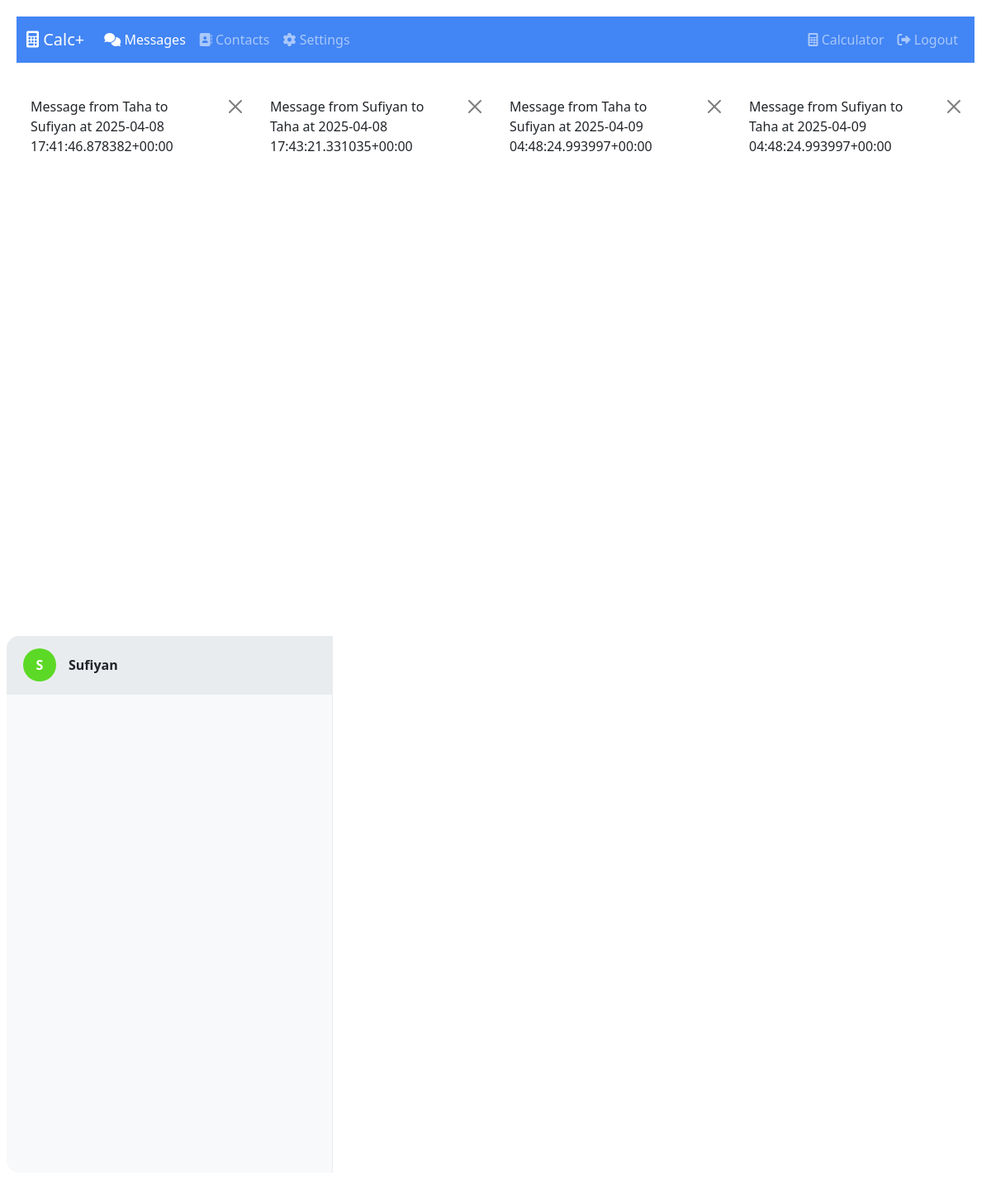
Screenshot of /messages/?contact=2 (signed in) with the database file from the repository.
### core/models.py (models this page shows, shortened)
class Message(models.Model):
    sender = models.ForeignKey(User, on_delete=models.CASCADE, related_name='sent_messages')
    receiver = models.ForeignKey(User, on_delete=models.CASCADE, related_name='received_messages')
    content = models.TextField(help_text="Encrypted message content")
    sent_on = models.DateTimeField(default=timezone.now)
    is_read = models.BooleanField(default=False)
    session = models.ForeignKey(ConversationSession, on_delete=models.SET_NULL, null=True,
                              related_name='messages', help_text="The session used for encryption")
    message_number = models.PositiveIntegerField(default=0, help_text="Position in the session for key verification")
    ephemeral_key = models.TextField(blank=True, null=True,
                                  help_text="Ephemeral key used for this specific message (for perfect forward secrecy)")
    class Meta:
        ordering = ['-sent_on']
    def __str__(self):
        return f"Message from {self.sender.username} to {self.receiver.username} at {self.sent_on}"

class Contact(models.Model):
    owner = models.ForeignKey(User, on_delete=models.CASCADE, related_name='contacts')
    contact_user = models.ForeignKey(User, on_delete=models.CASCADE, related_name='contacted_by')
    added_on = models.DateTimeField(auto_now_add=True)
    security_code = models.CharField(max_length=64, blank=True, null=True,
                                   help_text="Security verification code like WhatsApp's security code")
    security_verified = models.BooleanField(default=False,
                                          help_text="Whether the security code has been verified by the user")
    class Meta:
        unique_together = ['owner', 'contact_user']

### core/views.py (the view)
# urls.py: path('messages/', views.messages_view, name='messages_view'),
@login_required
def messages_view(request):
    if not request.session.get('calculator_verified', False):
        return redirect('calculator_view')
    contacts = Contact.objects.filter(owner=request.user).select_related('contact_user')
    selected_contact_id = request.GET.get('contact')
    selected_contact = None
    selected_contact_obj = None  # The Contact object (not User) for security verification
    messages_list = []
    if selected_contact_id:
        try:
            selected_contact = User.objects.get(id=selected_contact_id)
            contact_obj = Contact.objects.filter(owner=request.user, contact_user=selected_contact).first()
            if not contact_obj:
                selected_contact = None
            else:
                selected_contact_obj = contact_obj
                messages_list = Message.objects.filter(
                    (Q(sender=request.user) & Q(receiver=selected_contact)) |
                    (Q(sender=selected_contact) & Q(receiver=request.user))
                ).order_by('sent_on')
                Message.objects.filter(
                    sender=selected_contact,
                    receiver=request.user,
                    is_read=False
                ).update(is_read=True)
        except User.DoesNotExist:
            pass
    return render(request, 'core/messages.html', {
        'contacts': contacts,
        'selected_contact': selected_contact,
        'selected_contact_obj': selected_contact_obj,  # Pass the Contact object for security verification
        'messages': messages_list,
        'form': MessageForm() if selected_contact else None
    })

### core/templates/core/messages.html (shortened to what this page needs)
{% extends 'core/base.html' %}
{% load static %}
{% block content %}
<div class="row messages-container">
    <div class="col-md-4 col-lg-3 p-0 contact-list">
        {% for contact in contacts %}
        <div class="contact-item {% if selected_contact and selected_contact.id == contact.contact_user.id %}active{% endif %}"
             data-contact-id="{{ contact.contact_user.id }}">
            <div class="contact-info">
                <div class="contact-avatar" style="background-color: hsl({{ contact.contact_user.id|add:100 }}, 70%, 50%)">
                    {{ contact.contact_user.username|slice:":1"|upper }}
                </div>
                <div class="contact-details">
                    <div class="contact-name">{{ contact.contact_user.username }}</div>
                </div>
            </div>
        </div>
        {% empty %}
        <div class="p-4 text-center">
            <p>No contacts yet.</p>
            <a href="{% url 'contacts_view' %}" class="btn btn-sm btn-primary">Add Contacts</a>
        </div>
        {% endfor %}
    </div>
</div>
{% endblock %}

### core/templates/core/base.html (shortened to what this page needs)
<!DOCTYPE html>
<html lang="en">
<head>
    <link href="https://cdn.jsdelivr.net/npm/bootstrap@5.2.3/dist/css/bootstrap.min.css" rel="stylesheet">
    <link href="https://cdnjs.cloudflare.com/ajax/libs/font-awesome/6.0.0/css/all.min.css" rel="stylesheet">
    {% load static %}
    <link rel="stylesheet" href="{% static 'core/css/styles.css' %}">
</head>
<body data-theme="{{ request.user.profile.theme|default:'light' }}">
    <div class="container-fluid app-container">
        {% block navbar %}
            {% if user.is_authenticated and request.session.calculator_verified %}
            <nav class="navbar navbar-expand-lg navbar-dark bg-primary mb-4">
                <div class="container-fluid">
                    <a class="navbar-brand" href="{% url 'messages_view' %}">
                        <i class="fas fa-calculator"></i> Calc+
                    </a>
                    <div class="collapse navbar-collapse" id="navbarNav">
                        <ul class="navbar-nav me-auto">
                            <li class="nav-item">
                                <a class="nav-link {% if request.resolver_match.url_name == 'messages_view' %}active{% endif %}"
                                   href="{% url 'messages_view' %}">
                                    <i class="fas fa-comments"></i> Messages
                                </a>
                            </li>
                            <li class="nav-item">
                                <a class="nav-link {% if request.resolver_match.url_name == 'contacts_view' %}active{% endif %}"
                                   href="{% url 'contacts_view' %}">
                                    <i class="fas fa-address-book"></i> Contacts
                                </a>
                            </li>
                            <li class="nav-item">
                                <a class="nav-link {% if request.resolver_match.url_name == 'settings_view' %}active{% endif %}"
                                   href="{% url 'settings_view' %}">
                                    <i class="fas fa-cog"></i> Settings
                                </a>
                            </li>
                        </ul>
                        <ul class="navbar-nav">
                            <li class="nav-item">
                                <a class="nav-link" href="{% url 'calculator_view' %}">
                                    <i class="fas fa-calculator"></i> Calculator
                                </a>
                            </li>
                            <li class="nav-item">
                                <a class="nav-link" href="{% url 'logout_view' %}">
                                    <i class="fas fa-sign-out-alt"></i> Logout
                                </a>
                            </li>
                        </ul>
                    </div>
                </div>
            </nav>
            {% endif %}
        {% endblock %}
        {% if messages %}
            <div class="messages-container">
                {% for message in messages %}
                    <div class="alert alert-{{ message.tags }} alert-dismissible fade show" role="alert">
                        {{ message }}
                        <button type="button" class="btn-close" data-bs-dismiss="alert" aria-label="Close"></button>
                    </div>
                {% endfor %}
            </div>
        {% endif %}
        <div class="content-container">
            {% block content %}{% endblock %}
        </div>
    </div>
</body>
</html>

### core/static/core/css/styles.css (style rules this page uses)
:root { --primary-color: #4285f4; --secondary-color: #34a853; --danger-color: #ea4335; --warning-color: #fbbc05; --success-color: #34a853; --calc-bg: #f8f9fa; --calc-display-bg: #ffffff; --calc-display-text: #212529; --calc-button-bg: #e9ecef; --calc-button-text: #212529; --calc-button-hover: #dee2e6; --calc-op-button-bg: #4285f4; --calc-op-button-text: #ffffff; --calc-op-button-hover: #2b73e5; --calc-equals-bg: #34a853; --calc-equals-text: #ffffff; --calc-equals-hover: #2d8e48; --calc-clear-bg: #ea4335; --calc-clear-text: #ffffff; --calc-clear-hover: #d03b2e; --calc-log-text: #6c757d; --modal-bg: #ffffff; --modal-text: #212529; --input-bg: #ffffff; --input-text: #212529; --input-border: #ced4da; --cancel-btn-bg: #f8f9fa; --cancel-btn-text: #212529; --submit-btn-bg: #4285f4; --submit-btn-text: #ffffff; --messages-bg: #ffffff; --contact-list-bg: #f8f9fa; --contact-item-hover: #e9ecef; --chat-header-bg: #f8f9fa; --sent-message-bg: #d1e7ff; --sent-message-text: #212529; --received-message-bg: #f1f1f1; --received-message-text: #212529; --form-bg: #f8f9fa; --send-btn-bg: #4285f4; --send-btn-hover: #2b73e5; --avatar-bg: #4285f4; --badge-bg: #ea4335; --sent-status: #8f8f8f; --read-status: #34a853; --card-bg: #ffffff; --border-color: #e9ecef; --text-color: #212529; --text-muted: #6c757d; --link-color: #4285f4; }
body { background-color: var(--messages-bg); color: var(--text-color); transition: background-color 0.3s ease, color 0.3s ease; }
.app-container { max-width: 1200px; margin: 0 auto; padding: 20px; }
.content-container { min-height: calc(100vh - 150px); }
.messages-container { margin-bottom: 20px; }
.bg-primary { background-color: var(--primary-color) !important; }

### core/templates/core/messages.html (style rules this page uses)
.messages-container { height: calc(100vh - 150px); border-radius: 15px; overflow: hidden; background-color: var(--messages-bg); display: flex; flex-direction: row; }
.contact-list { background-color: var(--contact-list-bg); height: 100%; border-right: 1px solid var(--border-color); overflow-y: auto; flex: 0 0 100%; }
.contact-item { padding: 15px 20px; border-bottom: 1px solid var(--border-color); cursor: pointer; transition: background-color 0.2s; }
.contact-item:hover, .contact-item.active { background-color: var(--contact-item-hover); }
.contact-info { display: flex; align-items: center; }
.contact-avatar { width: 40px; height: 40px; border-radius: 50%; background-color: var(--avatar-bg); color: white; display: flex; align-items: center; justify-content: center; font-weight: bold; margin-right: 15px; }
.contact-details { flex-grow: 1; }
.contact-name { font-weight: bold; color: var(--text-color); }
@media (min-width: 768px) { .contact-list { flex: 0 0 33.333%; } }

### rows the page displays
Message: sender+receiver+sent_on "Message from Taha to Sufiyan at 2025-04-08 17:41:46.878382+00:00"
Message: sender+receiver+sent_on "Message from Sufiyan to Taha at 2025-04-08 17:43:21.331035+00:00"
Message: sender+receiver+sent_on "Message from Taha to Sufiyan at 2025-04-09 04:48:24.993997+00:00"
Message: sender+receiver+sent_on "Message from Sufiyan to Taha at 2025-04-09 04:48:24.993997+00:00"
Contact: contact_user.username "S", contact_user.username "Sufiyan"
